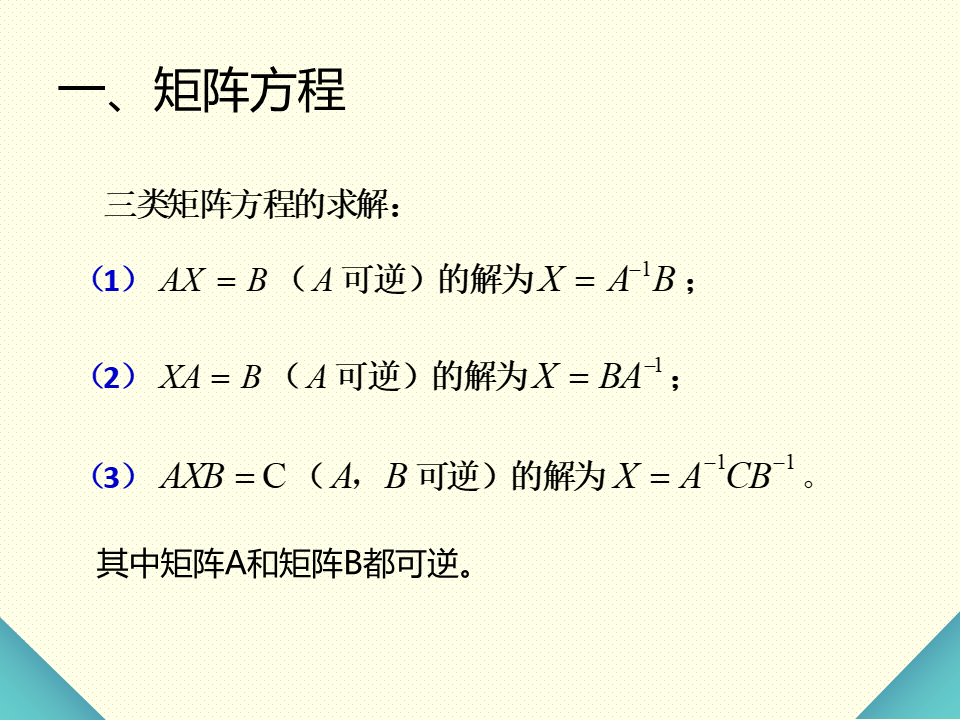
#> input picture _archive/04_PPT提取物/ppt_extracted/11-矩阵的数字特征之间的关系/slide_003.png, 960 x 720 px, found by its file name
$ python _crop_ch5_ch6.py
#> lines starting #> are read from the running program, lines starting #| are printed output that depends on the picture
# -*- coding: utf-8 -*-
import sys, os
sys.stdout.reconfigure(encoding='utf-8')
from PIL import Image

base = r'D:\Axelit\工作\trae\超级自动化学习工具'
ppt_dir = os.path.join(base, 'src', 'notes', 'PPT提取')
diagrams_dir = os.path.join(base, 'src', 'notes', 'vault', 'diagrams', '电子技术')
os.makedirs(diagrams_dir, exist_ok=True)

def crop_and_save(src_img, dst_path, crop_box, desc=""):
#> called with crop_box = (0, 0.05, 1, 0.92), desc = 'ch5_003'
    img = Image.open(src_img)
#> img is the input picture: PIL image 960x720 RGB; mean R, G, B 244.3, 245.7, 223.2
    w, h = img.size
#> w = 960; h = 720
    left = int(crop_box[0] * w)
#> left = 0
    top = int(crop_box[1] * h)
#> top = 36
    right = int(crop_box[2] * w)
#> right = 960
    bottom = int(crop_box[3] * h)
#> bottom = 662
    cropped = img.crop((left, top, right, bottom))
    cropped.save(dst_path)
    print(f'  [{desc}] {w}x{h} -> {os.path.basename(dst_path)} ({os.path.getsize(dst_path)//1024}KB)')
#|   [ch5_003] 960x720 -> ch5_slide003_power_supply_block.png (51KB)

# Ch5: DC Power Supply
crop_and_save(os.path.join(ppt_dir, '第5章__直流电源', 'slide_003.png'),
    os.path.join(diagrams_dir, 'ch5_slide003_power_supply_block.png'), (0, 0.05, 1.0, 0.92), 'ch5_003')
crop_and_save(os.path.join(ppt_dir, '第5章__直流电源', 'slide_005.png'),
    os.path.join(diagrams_dir, 'ch5_slide005_bridge_rectifier.png'), (0, 0.05, 1.0, 0.90), 'ch5_005')
#> call 2 of crop_and_save, with crop_box = (0, 0.05, 1, 0.9), desc = 'ch5_005'
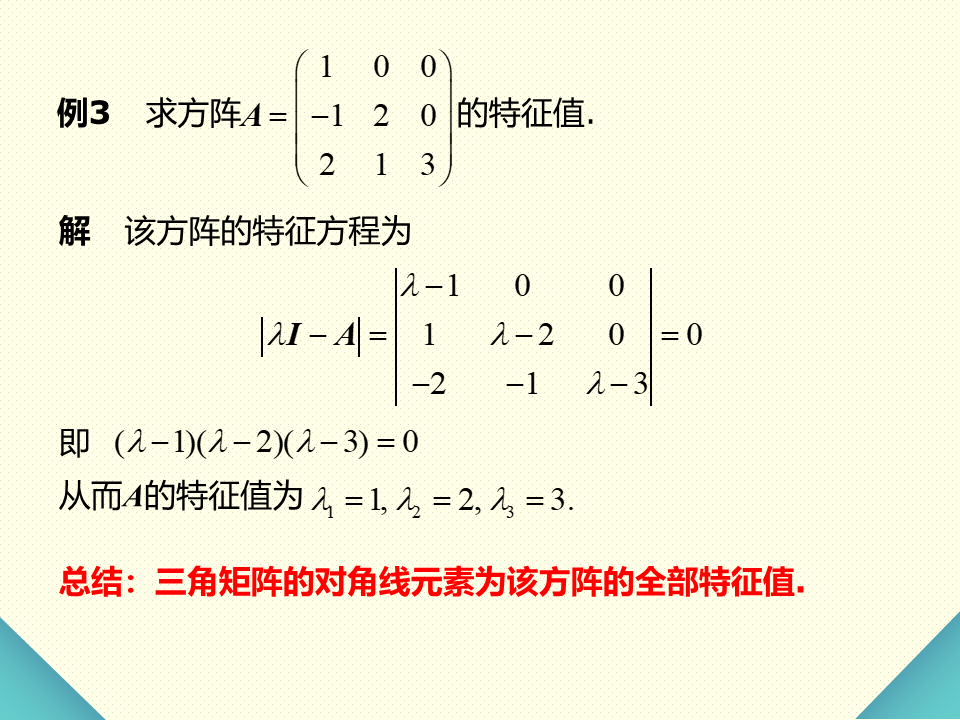
#> input picture _archive/04_PPT提取物/ppt_extracted/10-特征值与特征向量/slide_005.png, 960 x 720 px, found by its file name
#> in crop_and_save, img is the input picture: PIL image 960x720 RGB; mean R, G, B 245.7, 242.9, 220.4
#|   [ch5_005] 960x720 -> ch5_slide005_bridge_rectifier.png (52KB)
crop_and_save(os.path.join(ppt_dir, '第5章__直流电源', 'slide_006.png'),
    os.path.join(diagrams_dir, 'ch5_slide006_capacitor_filter_waveform.png'), (0, 0.05, 1.0, 0.92), 'ch5_006')
#> call 3 of crop_and_save, with crop_box = (0, 0.05, 1, 0.92), desc = 'ch5_006'
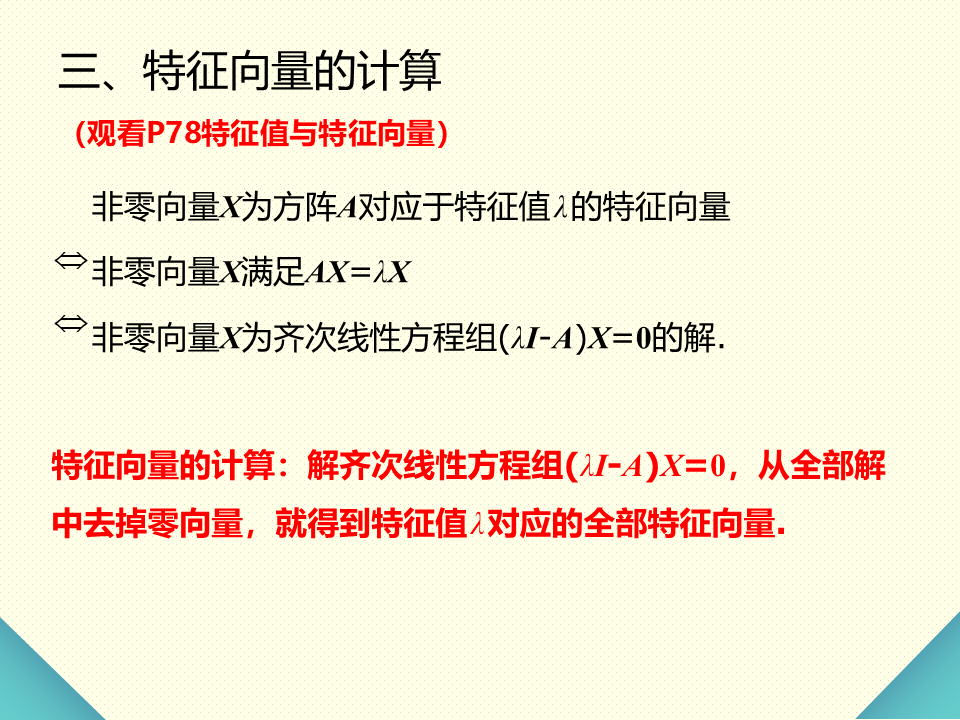
#> input picture _archive/04_PPT提取物/ppt_extracted/10-特征值与特征向量/slide_006.png, 960 x 720 px, found by its file name
#> in crop_and_save, img is the input picture: PIL image 960x720 RGB; mean R, G, B 244.3, 235.6, 213.8
#|   [ch5_006] 960x720 -> ch5_slide006_capacitor_filter_waveform.png (70KB)
crop_and_save(os.path.join(ppt_dir, '第5章__直流电源', 'slide_008.png'),
    os.path.join(diagrams_dir, 'ch5_slide008_lc_filter.png'), (0, 0.05, 1.0, 0.90), 'ch5_008')
#> call 4 of crop_and_save, with crop_box = (0, 0.05, 1, 0.9), desc = 'ch5_008'
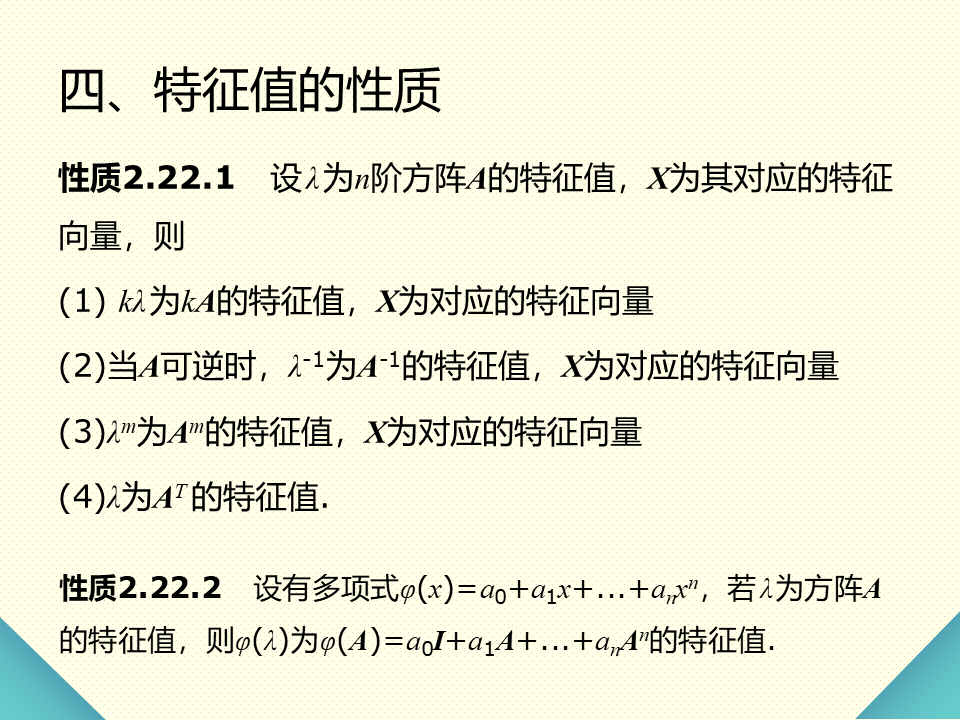
#> input picture _archive/04_PPT提取物/ppt_extracted/10-特征值与特征向量/slide_008.png, 960 x 720 px, found by its file name
#> in crop_and_save, img is the input picture: PIL image 960x720 RGB; mean R, G, B 235.8, 237.2, 215.2
#|   [ch5_008] 960x720 -> ch5_slide008_lc_filter.png (82KB)
crop_and_save(os.path.join(ppt_dir, '第5章__直流电源', 'slide_010.png'),
    os.path.join(diagrams_dir, 'ch5_slide010_zener_regulator.png'), (0, 0.05, 1.0, 0.90), 'ch5_010')
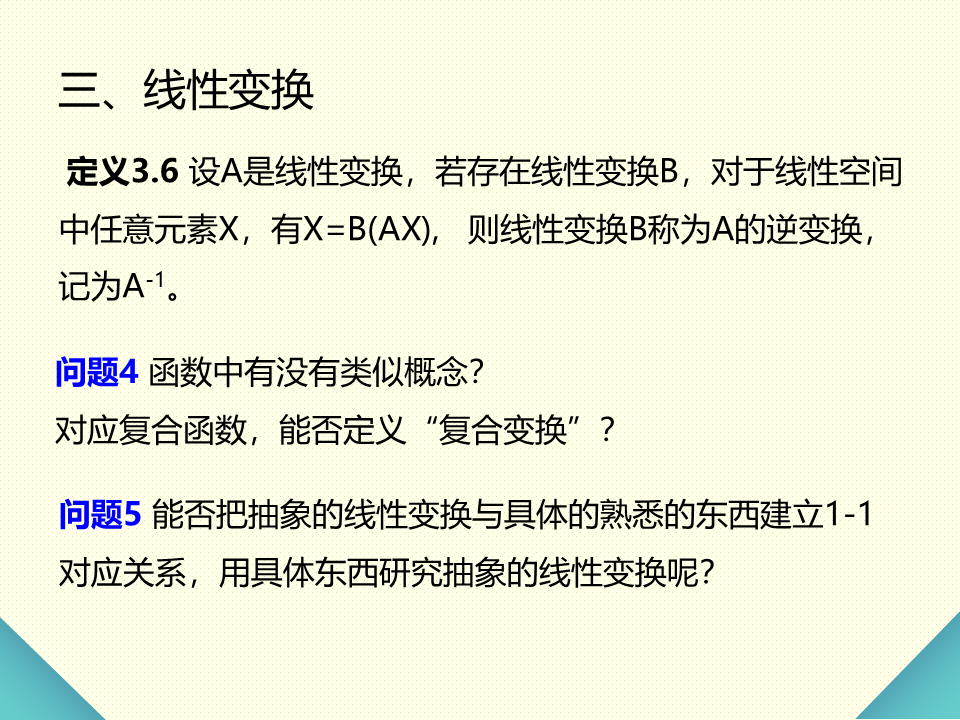
#> input picture _archive/04_PPT提取物/ppt_extracted/12-函数与变换/slide_010.png, 960 x 720 px, found by its file name
#> in crop_and_save, img is the input picture: PIL image 960x720 P; mean R, G, B 235.3, 236.7, 215.8
#|   [ch5_010] 960x720 -> ch5_slide010_zener_regulator.png (38KB)
crop_and_save(os.path.join(ppt_dir, '第5章__直流电源', 'slide_011.png'),
    os.path.join(diagrams_dir, 'ch5_slide011_series_regulator.png'), (0, 0.05, 1.0, 0.92), 'ch5_011')
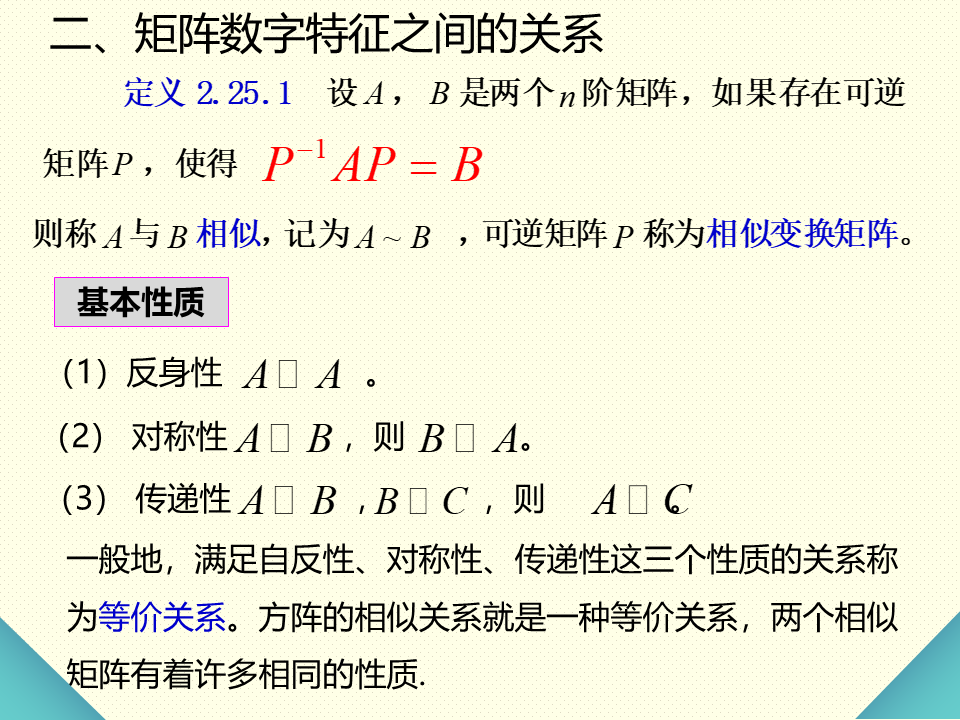
#> input picture _archive/04_PPT提取物/ppt_extracted/11-矩阵的数字特征之间的关系/slide_011.png, 960 x 720 px, found by its file name
#> in crop_and_save, img is the input picture: PIL image 960x720 RGB; mean R, G, B 234.2, 235, 214.9
#> in crop_and_save (call 6), `cropped = img.crop((left, top, right, bottom))`:
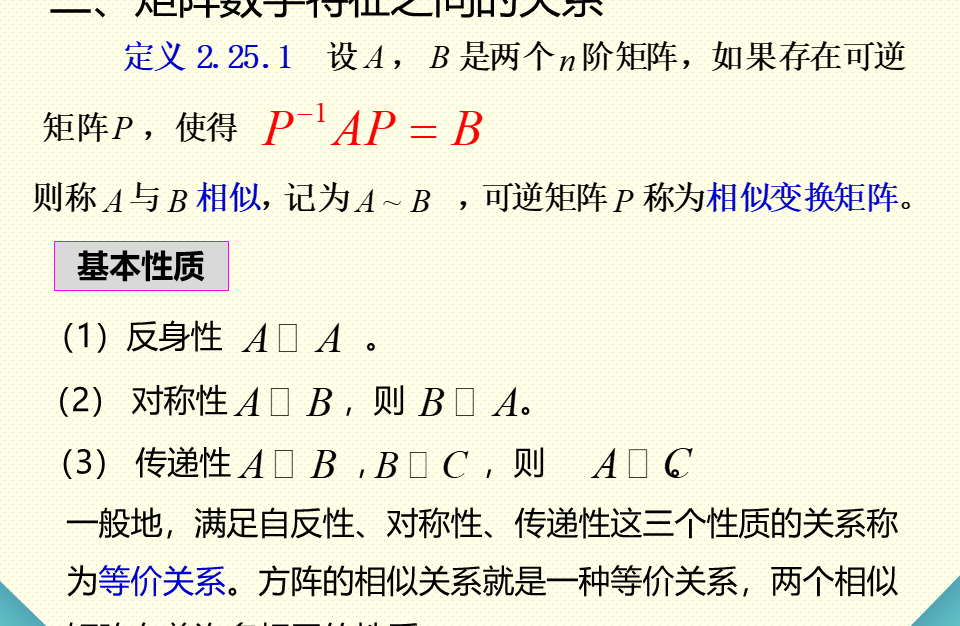
#> cropped: PIL image 960x626 RGB; mean R, G, B 236.7, 236.2, 215.9
#|   [ch5_011] 960x720 -> ch5_slide011_series_regulator.png (102KB)
#> (the run stopped early here; a loop or call above may not have finished)
